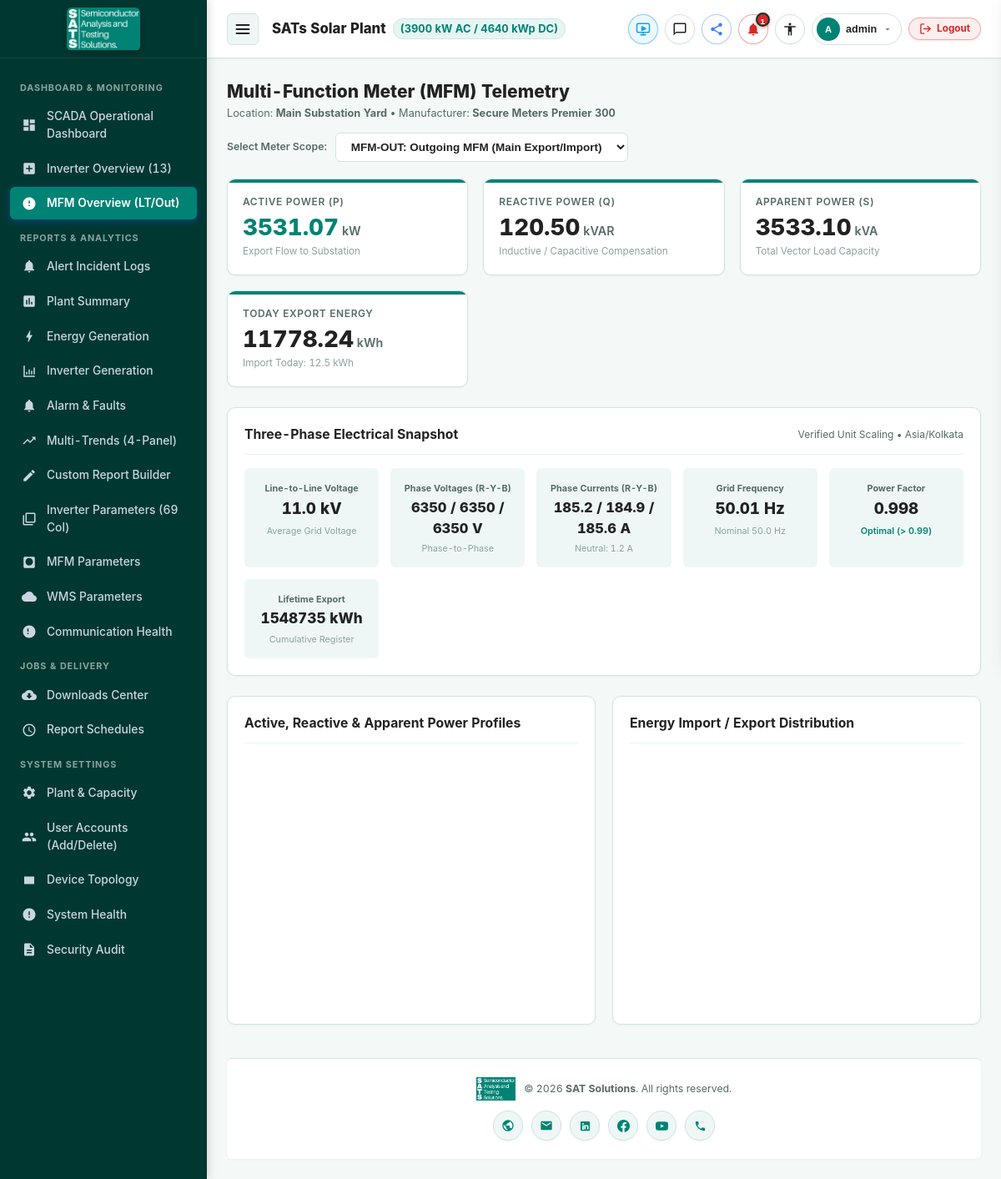
/mfm/overview (signed in), run on an earlier commit of the app's database.
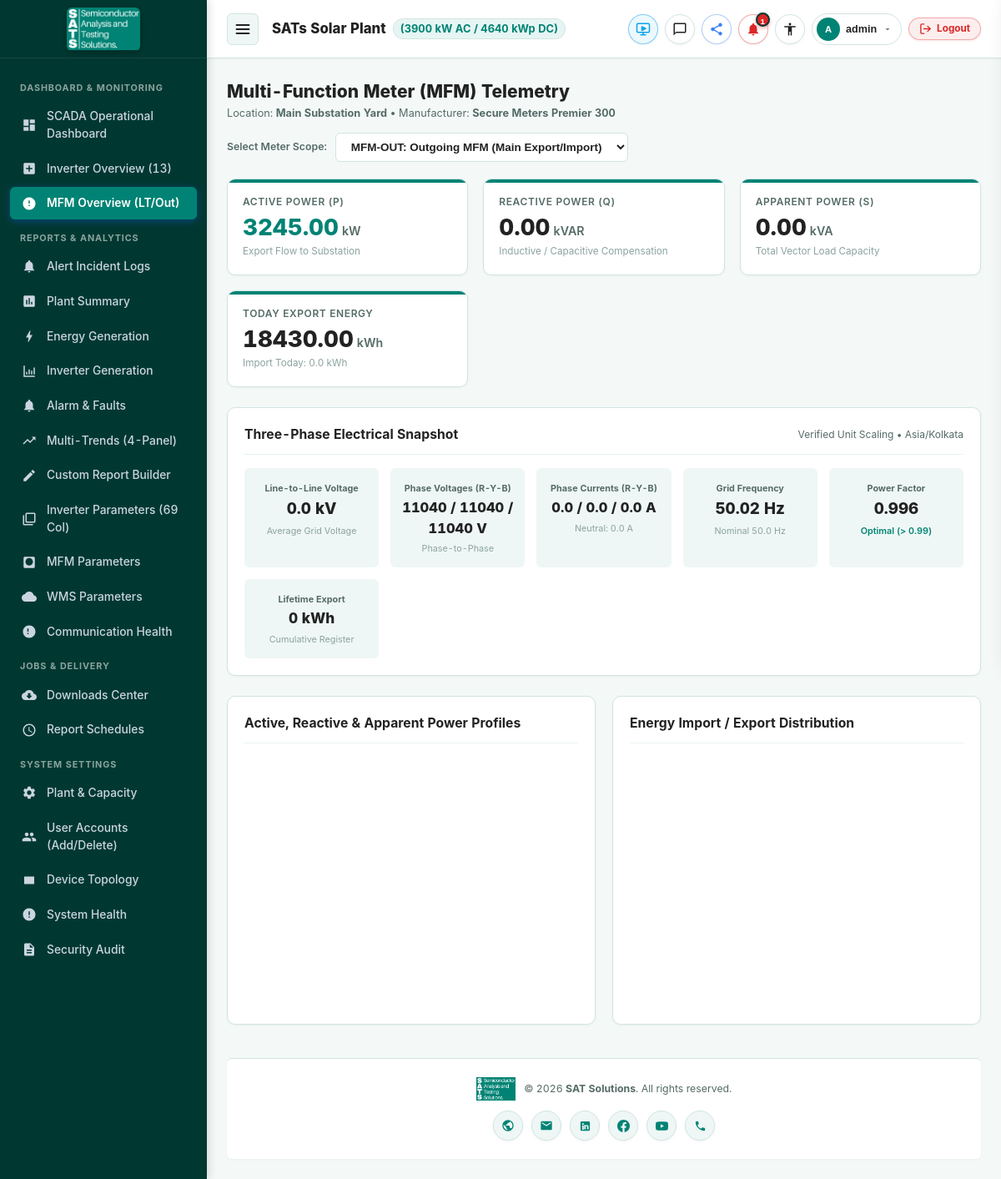
And on a later commit of the database.
### apps/telemetry/models.py (models this page shows)
class MFMObservation(models.Model):
    device = models.ForeignKey(Device, on_delete=models.CASCADE, related_name='mfm_observations')
    timestamp = models.DateTimeField(db_index=True)
    received_at = models.DateTimeField(auto_now_add=True)
    quality = models.CharField(max_length=20, choices=DataQuality.choices, default=DataQuality.VALID)
    active_power = models.FloatField(default=0.0, help_text="Total Active Power (kW)")
    reactive_power = models.FloatField(default=0.0, help_text="Total Reactive Power (kVAR)")
    apparent_power = models.FloatField(default=0.0, help_text="Total Apparent Power (kVA)")
    v_ll = models.FloatField(default=0.0, help_text="Average Line-to-Line Voltage (kV)")
    v_ry = models.FloatField(default=0.0, help_text="Voltage R-Y (V)")
    v_yb = models.FloatField(default=0.0, help_text="Voltage Y-B (V)")
    v_br = models.FloatField(default=0.0, help_text="Voltage B-R (V)")
    i_r = models.FloatField(default=0.0, help_text="Current R (A)")
    i_y = models.FloatField(default=0.0, help_text="Current Y (A)")
    i_b = models.FloatField(default=0.0, help_text="Current B (A)")
    i_neutral = models.FloatField(default=0.0, help_text="Neutral Current (A)")
    frequency = models.FloatField(default=50.0, help_text="Frequency (Hz)")
    power_factor = models.FloatField(default=0.99, help_text="Power Factor")
    import_energy_today = models.FloatField(default=0.0, help_text="Today Imported Energy (kWh)")
    export_energy_today = models.FloatField(default=0.0, help_text="Today Exported Energy (kWh)")
    import_energy_lifetime = models.FloatField(default=0.0, help_text="Cumulative Imported Energy (kWh)")
    export_energy_lifetime = models.FloatField(default=0.0, help_text="Cumulative Exported Energy (kWh)")
    class Meta:
        indexes = [
            models.Index(fields=['device', 'timestamp']),
            models.Index(fields=['timestamp']),
        ]
        ordering = ['-timestamp']

### apps/monitoring/views.py (the view)
# urls.py: path('mfm/overview', views.mfm_overview_view, name='mfm_overview'),
@login_required
def mfm_overview_view(request):
    mfm_devices = Device.objects.filter(device_type=DeviceType.MFM).order_by('display_order')
    selected_id = request.GET.get('device', 'MFM-OUT')
    selected_device = mfm_devices.filter(device_id=selected_id).first()
    if not selected_device:
        selected_device = mfm_devices.first()
        selected_id = selected_device.device_id if selected_device else 'MFM-OUT'
    latest_obs = MFMObservation.objects.filter(device=selected_device).order_by('-timestamp').first()
    history = list(MFMObservation.objects.filter(device=selected_device).order_by('timestamp')[:100])
    c_times = [h.timestamp.strftime('%H:%M') for h in history]
    c_active_p = [h.active_power for h in history]
    c_reactive_p = [h.reactive_power for h in history]
    c_apparent_p = [h.apparent_power for h in history]
    c_export_e = [h.export_energy_today for h in history]
    c_import_e = [h.import_energy_today for h in history]
    context = {
        'mfm_devices': mfm_devices,
        'selected_device': selected_device,
        'latest': latest_obs,
        'history': history,
        'c_times_json': json.dumps(c_times),
        'c_active_p_json': json.dumps(c_active_p),
        'c_reactive_p_json': json.dumps(c_reactive_p),
        'c_apparent_p_json': json.dumps(c_apparent_p),
        'c_export_e_json': json.dumps(c_export_e),
        'c_import_e_json': json.dumps(c_import_e),
    }
    return render(request, 'monitoring/mfm_overview.html', context)

### templates/monitoring/mfm_overview.html (shortened to what the changed rows need)
{% extends 'base.html' %}
{% block content %}
<div style="display: flex; align-items: center; justify-content: space-between; flex-wrap: wrap; gap: 14px; margin-bottom: 20px;">
    <div>
        <h1 style="font-size: 1.4rem; font-weight: 800; color: var(--text-main);">
            Multi-Function Meter (MFM) Telemetry
        </h1>
    </div>
</div>
<div class="kpi-grid">
    <div class="kpi-card">
        <span class="kpi-label">Active Power (P)</span>
        <div class="kpi-value" style="color: var(--primary);">{{ latest.active_power|floatformat:2 }} <span class="kpi-unit">kW</span></div>
        <span class="kpi-sub">Export Flow to Substation</span>
    </div>
    <div class="kpi-card">
        <span class="kpi-label">Reactive Power (Q)</span>
        <div class="kpi-value">{{ latest.reactive_power|floatformat:2 }} <span class="kpi-unit">kVAR</span></div>
        <span class="kpi-sub">Inductive / Capacitive Compensation</span>
    </div>
    <div class="kpi-card">
        <span class="kpi-label">Apparent Power (S)</span>
        <div class="kpi-value">{{ latest.apparent_power|floatformat:2 }} <span class="kpi-unit">kVA</span></div>
        <span class="kpi-sub">Total Vector Load Capacity</span>
    </div>
    <div class="kpi-card kpi-green">
        <span class="kpi-label">Today Export Energy</span>
        <div class="kpi-value">{{ latest.export_energy_today|floatformat:2 }} <span class="kpi-unit">kWh</span></div>
        <span class="kpi-sub">Import Today: {{ latest.import_energy_today }} kWh</span>
    </div>
</div>
<div class="card">
    <div class="card-header">
        <h2 class="card-title">Three-Phase Electrical Snapshot</h2>
    </div>
    <div style="display: grid; grid-template-columns: repeat(auto-fit, minmax(160px, 1fr)); gap: 14px; text-align: center;">
        <div style="background: var(--surface-alt); padding: 12px; border-radius: var(--radius-sm);">
            <span style="font-size: 0.72rem; color: var(--text-muted); font-weight: 700;">Line-to-Line Voltage</span>
            <div style="font-size: 1.25rem; font-weight: 800; color: var(--text-main);">{{ latest.v_ll }} {% if 'OUT' in selected_device.device_id %}kV{% else %}V{% endif %}</div>
            <span style="font-size: 0.72rem; color: var(--text-dim);">Average Grid Voltage</span>
        </div>
        <div style="background: var(--surface-alt); padding: 12px; border-radius: var(--radius-sm);">
            <span style="font-size: 0.72rem; color: var(--text-muted); font-weight: 700;">Phase Voltages (R-Y-B)</span>
            <div style="font-size: 1.1rem; font-weight: 800; color: var(--text-main);">{{ latest.v_ry|floatformat:0 }} / {{ latest.v_yb|floatformat:0 }} / {{ latest.v_br|floatformat:0 }} V</div>
            <span style="font-size: 0.72rem; color: var(--text-dim);">Phase-to-Phase</span>
        </div>
        <div style="background: var(--surface-alt); padding: 12px; border-radius: var(--radius-sm);">
            <span style="font-size: 0.72rem; color: var(--text-muted); font-weight: 700;">Phase Currents (R-Y-B)</span>
            <div style="font-size: 1.1rem; font-weight: 800; color: var(--text-main);">{{ latest.i_r }} / {{ latest.i_y }} / {{ latest.i_b }} A</div>
            <span style="font-size: 0.72rem; color: var(--text-dim);">Neutral: {{ latest.i_neutral }} A</span>
        </div>
        <div style="background: var(--surface-alt); padding: 12px; border-radius: var(--radius-sm);">
            <span style="font-size: 0.72rem; color: var(--text-muted); font-weight: 700;">Grid Frequency</span>
            <div style="font-size: 1.25rem; font-weight: 800; color: var(--text-main);">{{ latest.frequency }} Hz</div>
            <span style="font-size: 0.72rem; color: var(--text-dim);">Nominal 50.0 Hz</span>
        </div>
        <div style="background: var(--surface-alt); padding: 12px; border-radius: var(--radius-sm);">
            <span style="font-size: 0.72rem; color: var(--text-muted); font-weight: 700;">Power Factor</span>
            <div style="font-size: 1.25rem; font-weight: 800; color: var(--text-main);">{{ latest.power_factor }}</div>
            <span style="font-size: 0.72rem; color: var(--success); font-weight: 600;">Optimal (> 0.99)</span>
        </div>
        <div style="background: var(--surface-alt); padding: 12px; border-radius: var(--radius-sm);">
            <span style="font-size: 0.72rem; color: var(--text-muted); font-weight: 700;">Lifetime Export</span>
            <div style="font-size: 1.15rem; font-weight: 800; color: var(--text-main);">{{ latest.export_energy_lifetime|floatformat:0 }} kWh</div>
            <span style="font-size: 0.72rem; color: var(--text-dim);">Cumulative Register</span>
        </div>
    </div>
</div>
<div class="grid-2col-responsive">
    <div class="card" style="margin-bottom: 0;">
        <div class="card-header">
            <h2 class="card-title">Active, Reactive & Apparent Power Profiles</h2>
        </div>
    </div>
    <div class="card" style="margin-bottom: 0;">
        <div class="card-header">
            <h2 class="card-title">Energy Import / Export Distribution</h2>
        </div>
    </div>
</div>
{% endblock %}

What changed in the data, as far as the page shows it:
no longer on this page (row unchanged): MFMObservation: active_power "3531.07", reactive_power "120.50", apparent_power "3533.10", export_energy_today "11778.24", import_energy_today "12.5", v_ll "11.0", v_ry "6350", v_yb "6350", v_br "6350", i_r "185.2", i_y "184.9", i_b "185.6", i_neutral "1.2", frequency "50.01", power_factor "0.998", export_energy_lifetime "1548735"
added MFMObservation: active_power "3245.00", reactive_power "0.00", apparent_power "0.00", export_energy_today "18430.00", import_energy_today "0.0", v_ll "0.0", v_ry "11040", v_yb "11040", v_br "11040", i_r "0.0", i_y "0.0", i_b "0.0", i_neutral "0.0", frequency "50.02", power_factor "0.996", export_energy_lifetime "0"
